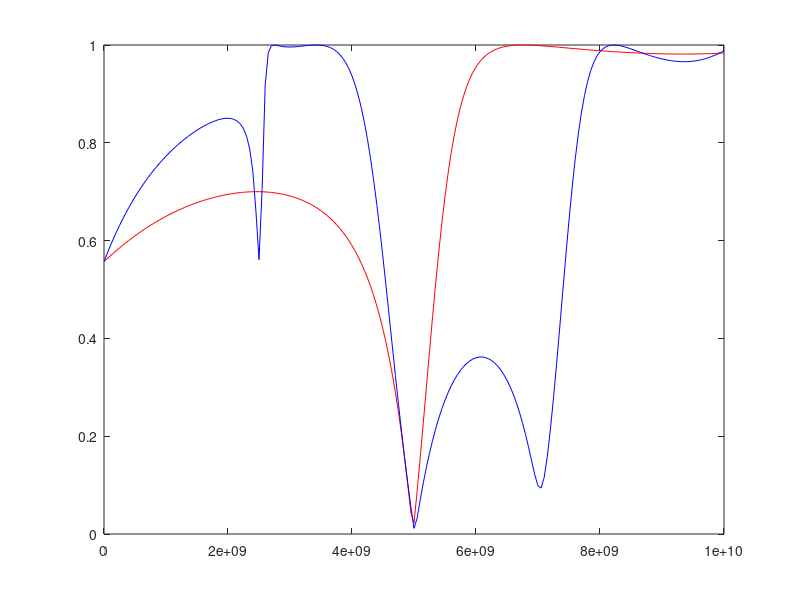

The MATLAB script that drew this image: (Note: this script raises an error after producing the figure.)
f0 = 5*1e9;
f=linspace(0,2*f0,201);
Z0=50;
Zl=20-1j*30;
Yl=1./Zl;
bl3=0.125*2*pi*f/f0;

%case i, small lengths
bl1_i=0.109*2*pi*f/f0;
bl2_i=0.185*2*pi*f/f0;
Zs1_i=-1j*Z0*cot(bl1_i);
Zs2_i=-1j*Z0*cot(bl2_i);
Ys1_i=1./Zs1_i;
Y1_i=Yl+Ys1_i;
Z1_i=1./Y1_i;
Z2_i=Z0*(Z1_i+1j*Z0*tan(bl3))./(Z0+1j*Z1_i.*tan(bl3));
Y2_i=1./Z2_i;
Ys2_i=1./Zs2_i;
Yin_i=Ys2_i+Y2_i;
Zin_i=1./Yin_i;
Gamma_i=(Zin_i-Z0)./(Zin_i+Z0);
Gammaabs_i=abs(Gamma_i);
plot(f,Gammaabs_i,"r");
hold on

%case ii, big lengths
bl1_ii=0.365*2*pi*f/f0;
bl2_ii=0.456*2*pi*f/f0;
Zs1_ii=-1j*Z0*cot(bl1_ii);
Zs2_ii=-1j*Z0*cot(bl2_ii);
Ys1_ii=1./Zs1_ii;
Y1_ii=Yl+Ys1_ii;
Z1_ii=1./Y1_ii;
Z2_ii=Z0*(Z1_ii+1j*Z0*tan(bl3))./(Z0+1j*Z1_ii.*tan(bl3));
Y2_ii=1./Z2_ii;
Ys2_ii=1./Zs2_ii;
Yin_ii=Ys2_ii+Y2_ii;
Zin_ii=1./Yin_ii;
Gamma_ii=(Zin_ii-Z0)./(Zin_ii+Z0);
Gammaabs_ii=abs(Gamma_ii);
plot(f,Gammaabs_ii,"b");

%|Γ| limit
yline(1/3,"--")

xlabel('Frequency (Hz)');
ylabel('|Γ|');
title('|Γ| στην είσοδο συναρτήσει της συχνότητας');
grid on;
hold off

%saveas(gcf,'Ex2_3.pdf');
